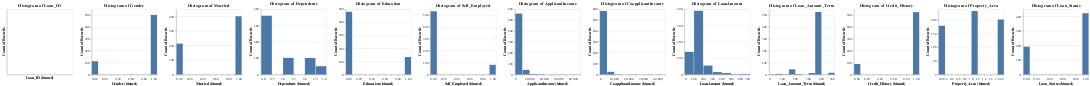

Here is the notebook cell this chart was saved with:
### Markdown cell above
# **Data Analysis Inferences**

Gender
- The mean value is 0.82, which suggests that a majority of the applicants are male (assuming male is encoded as 1).
- The standard deviation of 0.39 indicates that there is some variation, but not a significant amount.
- Most of the data points are at the maximum value of 1, as indicated by the 25th, 50th, and 75th percentiles.

Married
- The mean of 0.65 indicates that most applicants are married.
- The standard deviation of 0.48 suggests a more balanced distribution between married and unmarried applicants.

Dependents
- The mean is 0.74, with a standard deviation of 1.01, indicating that the number of dependents varies more widely.
- The max value is 3, meaning there are applicants with up to 3 dependents.

Education
- The mean of 0.22 suggests that the majority of applicants are graduates (assuming graduate is encoded as 0).
- There is little variability in this feature, with most values being 0 (graduates).

Self Employed
- The mean is 0.13, indicating that most applicants are not self-employed.
- The standard deviation of 0.34 supports this, showing that the majority of the dataset consists of non-self-employed individuals.

Credit History
- The mean of 0.86 suggests that most applicants have a positive credit history (assuming a positive credit history is encoded as 1).
- The standard deviation of 0.35 suggests some variation, but most values are at the higher end.

Property Area
- The mean of 1.04 indicates a fairly even distribution across different property areas (assuming categories are encoded as 0, 1, and 2).
- The standard deviation of 0.79 suggests that the distribution is somewhat varied across different property areas.

Loan Status
- The mean of 0.69 suggests that about 69% of the loans were approved.
- The standard deviation of 0.46 indicates a significant portion of the data points are at one of the extremes (approved or not).

### Code cell
# Concatenate and display histograms
histograms = []
for feature in numerical_features:
    chart = alt.Chart(loan_data).mark_bar().encode(
        alt.X(f'{feature}:Q', bin=True),
        y='count()',
    ).properties(
        title=f'Histogram of {feature}',
        width=200,
        height=200
    )
    histograms.append(chart)

# Concatenate all histograms and display
alt.hconcat(*histograms).display()
# chart.save('histograms.png')

# from IPython.display import Image
# Image('histograms.png')

### Figure 1 — Vega-Lite specification as saved in the notebook (floating-point values rounded to 4 significant figures; data arrays with more than 128 entries replaced by an {"elided": "..."} marker saying what was removed)
{"config": {"view": {"continuousWidth": 300, "continuousHeight": 300}}, "hconcat": [{"mark": {"type": "bar"}, "encoding": {"x": {"bin": true, "field": "Loan_ID", "type": "quantitative"}, "y": {"aggregate": "count", "type": "quantitative"}}, "height": 200, "title": "Histogram of Loan_ID", "width": 200}, {"mark": {"type": "bar"}, "encoding": {"x": {"bin": true, "field": "Gender", "type": "quantitative"}, "y": {"aggregate": "count", "type": "quantitative"}}, "height": 200, "title": "Histogram of Gender", "width": 200}, {"mark": {"type": "bar"}, "encoding": {"x": {"bin": true, "field": "Married", "type": "quantitative"}, "y": {"aggregate": "count", "type": "quantitative"}}, "height": 200, "title": "Histogram of Married", "width": 200}, {"mark": {"type": "bar"}, "encoding": {"x": {"bin": true, "field": "Dependents", "type": "quantitative"}, "y": {"aggregate": "count", "type": "quantitative"}}, "height": 200, "title": "Histogram of Dependents", "width": 200}, {"mark": {"type": "bar"}, "encoding": {"x": {"bin": true, "field": "Education", "type": "quantitative"}, "y": {"aggregate": "count", "type": "quantitative"}}, "height": 200, "title": "Histogram of Education", "width": 200}, {"mark": {"type": "bar"}, "encoding": {"x": {"bin": true, "field": "Self_Employed", "type": "quantitative"}, "y": {"aggregate": "count", "type": "quantitative"}}, "height": 200, "title": "Histogram of Self_Employed", "width": 200}, {"mark": {"type": "bar"}, "encoding": {"x": {"bin": true, "field": "ApplicantIncome", "type": "quantitative"}, "y": {"aggregate": "count", "type": "quantitative"}}, "height": 200, "title": "Histogram of ApplicantIncome", "width": 200}, {"mark": {"type": "bar"}, "encoding": {"x": {"bin": true, "field": "CoapplicantIncome", "type": "quantitative"}, "y": {"aggregate": "count", "type": "quantitative"}}, "height": 200, "title": "Histogram of CoapplicantIncome", "width": 200}, {"mark": {"type": "bar"}, "encoding": {"x": {"bin": true, "field": "LoanAmount", "type": "quantitative"}, "y": {"aggregate": "count", "type": "quantitative"}}, "height": 200, "title": "Histogram of LoanAmount", "width": 200}, {"mark": {"type": "bar"}, "encoding": {"x": {"bin": true, "field": "Loan_Amount_Term", "type": "quantitative"}, "y": {"aggregate": "count", "type": "quantitative"}}, "height": 200, "title": "Histogram of Loan_Amount_Term", "width": 200}, {"mark": {"type": "bar"}, "encoding": {"x": {"bin": true, "field": "Credit_History", "type": "quantitative"}, "y": {"aggregate": "count", "type": "quantitative"}}, "height": 200, "title": "Histogram of Credit_History", "width": 200}, {"mark": {"type": "bar"}, "encoding": {"x": {"bin": true, "field": "Property_Area", "type": "quantitative"}, "y": {"aggregate": "count", "type": "quantitative"}}, "height": 200, "title": "Histogram of Property_Area", "width": 200}, {"mark": {"type": "bar"}, "encoding": {"x": {"bin": true, "field": "Loan_Status", "type": "quantitative"}, "y": {"aggregate": "count", "type": "quantitative"}}, "height": 200, "title": "Histogram of Loan_Status", "width": 200}], "data": {"name": "data-98d62629c7bb6f2f6694f5b405adbc53"}, "$schema": "https://vega.github.io/schema/vega-lite/v5.8.0.json", "datasets": {"data-98d62629c7bb6f2f6694f5b405adbc53": {"elided": "614 records"}}}
